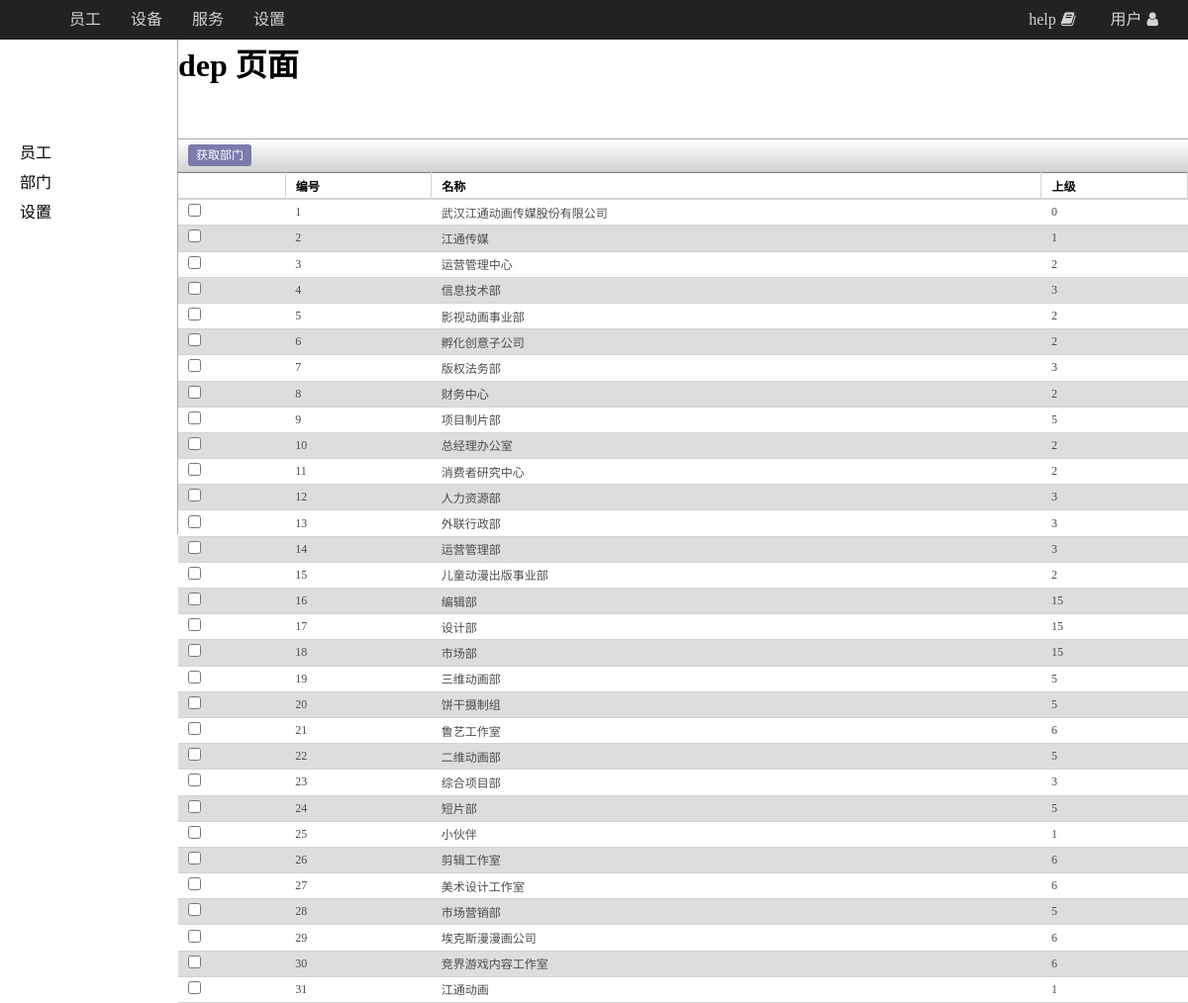
The page /dep/ on the database its author committed.
### web/models.py (models this page shows)
class hr_department(models.Model):
    pid = models.IntegerField(null=False)
    name = models.CharField(max_length=32, null=False)
    parentid = models.IntegerField(null=False,default=0)
    order = models.IntegerField(null=True)
    class Meta:
        db_table = 'hr_department'

### web/views.py (the view)
# urls.py: path('dep/', views.dep_view),
def dep_view(request):
    context={}
    context['title']='dep 页面'
    ps = hr_department.objects.all().order_by('pid')
    context['context']= ps
    return render(request, 'view_dep_list.html', context)

### templates/view_dep_list.html (shortened to what this page needs)
{% extends "base.html" %}
{% block styecss %}
    <link rel="stylesheet" type="text/css" href="/static/css/view_hr_list.css">
{% endblock styecss %}
{% block mainbody %}
    <div class="view_menu">
        <div class="limg"></div>
        <div>
            <ul class="sub_menu">
                <li><a href="/hr/">员工</a></li>
                <li><a href="/dep/">部门</a></li>
                <li><a href="#">设置</a></li>
            </ul>
        </div>
    </div>
    <div class="view_form">
        <div class="header">
            <h1>{{ title }}</h1>
        </div>
        <div class="cmd_nav">
            <ul class="but_cmd">
                <li>
                    <a href="/sync">获取部门</a>
                </li>
            </ul>
        </div>
        <context>
            <table class="table_view" border="1">
                <thead>
                    <tr>
                        <th></th>
                        <th>编号</th>
                        <th>名称</th>
                        <th>上级</th>
                    </tr>
                </thead>
                <tbody>
                    {% for item in context %}
                        <tr>
                            <td><input type="checkbox"></td>
                            <td>{{ item.pid }}</td>
                            <td>{{ item.name }}</td>
                            <td>{{ item.parentid }}</td>
                        </tr>
                    {% endfor %}
                </tbody>
            </table>
        </context>
    </div>
{% endblock %}

### static/css/base.css (style rules this page uses)
* { margin:0;padding:0; font-family:"Microsoft Yahei"; }

### static/css/view_hr_list.css (style rules this page uses)
* { margin: 0px;padding: 0px; }
.view_menu { float: left;width: 15%;height: 500px;border-right: 1px solid #aaaaaa;box-sizing: border-box; }
.view_menu .limg { height:100px; }
.sub_menu li { height: 30px; }
.sub_menu li a { display: block;width:100%;text-decoration:none;color:black;padding-left:20px;line-height:30px;box-sizing:border-box; }
.view_form { float: right;width: 85%; }
.header { height: 100px; }
.cmd_nav { height: 32px;background:linear-gradient(white,lightgrey); border-top: 1px solid #a8a8a8;border-bottom: 1px solid #cacaca; }
context { padding: 0px; }
.table_view { width: 100%;border-collapse: collapse;border: 0px solid black;font-size:12px; }
.table_view tr:nth-child(2n) { background: #dddddd; }
.table_view th,.table_view td { padding: .3em 10px;border: 0px solid black;border-bottom: 1px solid lightgray; }
.table_view th { border-right: 1px solid lightgray;border-top: 1px solid gray;border-bottom: 2px solid lightgray;text-align: left; }
.table_view td { color: rgb(76,76,76); }
.but_cmd { float:left; }
.but_cmd li { float: left;margin-left: 10px;list-style-type: none; }
.but_cmd li a { text-decoration: none;color: white;background: #7c7bad;line-height: 32px;padding: 4px 8px;border-radius: 3px;font-size:12px; }

### rows shown on the page
hr_department: pid "1", name "武汉江通动画传媒股份有限公司", parentid "0"
hr_department: pid "2", name "江通传媒", parentid "1"
hr_department: pid "3", name "运营管理中心", parentid "2"
hr_department: pid "4", name "信息技术部", parentid "3"
hr_department: pid "5", name "影视动画事业部", parentid "2"
hr_department: pid "6", name "孵化创意子公司", parentid "2"
hr_department: pid "7", name "版权法务部", parentid "3"
hr_department: pid "8", name "财务中心", parentid "2"
hr_department: pid "9", name "项目制片部", parentid "5"
hr_department: pid "10", name "总经理办公室", parentid "2"
hr_department: pid "11", name "消费者研究中心", parentid "2"
hr_department: pid "12", name "人力资源部", parentid "3"
hr_department: pid "13", name "外联行政部", parentid "3"
hr_department: pid "14", name "运营管理部", parentid "3"
hr_department: pid "15", name "儿童动漫出版事业部", parentid "2"
hr_department: pid "16", name "编辑部", parentid "15"
hr_department: pid "17", name "设计部", parentid "15"
hr_department: pid "18", name "市场部", parentid "15"
hr_department: pid "19", name "三维动画部", parentid "5"
hr_department: pid "20", name "饼干摄制组", parentid "5"
hr_department: pid "21", name "鲁艺工作室", parentid "6"
hr_department: pid "22", name "二维动画部", parentid "5"
hr_department: pid "23", name "综合项目部", parentid "3"
hr_department: pid "24", name "短片部", parentid "5"
hr_department: pid "25", name "小伙伴", parentid "1"
hr_department: pid "26", name "剪辑工作室", parentid "6"
hr_department: pid "27", name "美术设计工作室", parentid "6"
hr_department: pid "28", name "市场营销部", parentid "5"
hr_department: pid "29", name "埃克斯漫漫画公司", parentid "6"
hr_department: pid "30", name "竞界游戏内容工作室", parentid "6"
hr_department: pid "31", name "江通动画", parentid "1"

### other values the page prints
{{ title }} "dep 页面"
